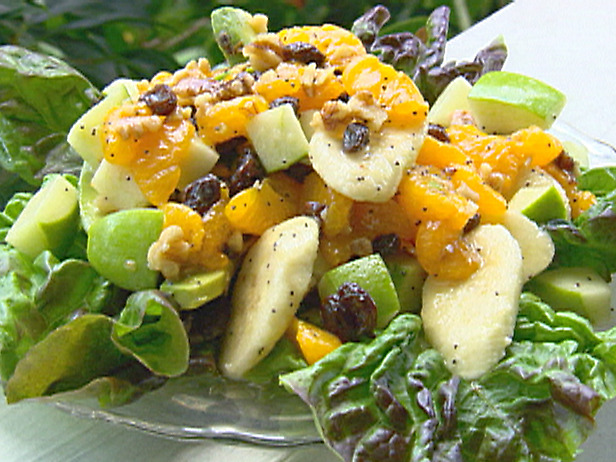
#> input picture images/fruit4.jpg, 616 x 462 px, found by its file name
$ python TP2_20231214181557.py
#> lines starting #> are read from the running program, lines starting #| are printed output that depends on the picture
import cv2 as cv

imageFile = cv.imread('./images/fruit4.jpg')
#> imageFile is the input picture: shape (462, 616, 3); mean B, G, R 86.8, 145.3, 146.5

height = imageFile.shape[0]
#> height = 462
width = imageFile.shape[1]
#> width = 616

for h in range(height):
    for w in range(width):
        B = 255 - imageFile[h,w, 0]
        G = 255 - imageFile[h,w, 1]
        R = 255 - imageFile[h,w, 2]

        imageFile[h,w, 0] = B
        imageFile[h,w, 1] = G
        imageFile[h,w, 2] = R
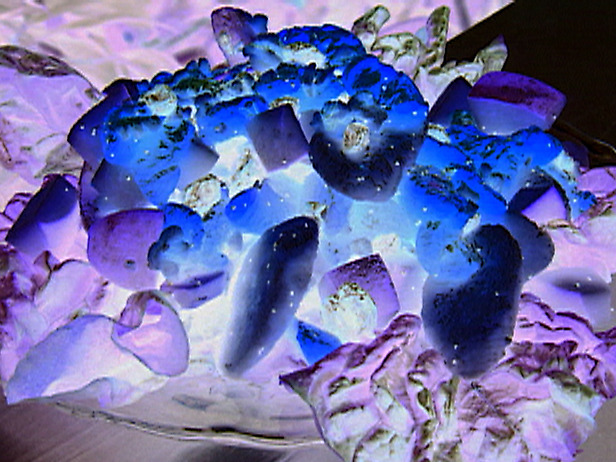
#> imageFile: shape (462, 616, 3); mean B, G, R 168.2, 109.7, 108.5

cv.imshow('Orignal Image', imageFile)
cv.imshow('Image Inversion from BGR', imageFile)
cv.waitKey(0)
cv.destroyAllWindows()

$ run again, with images/fruit1.jpg copied over images/fruit4.jpg
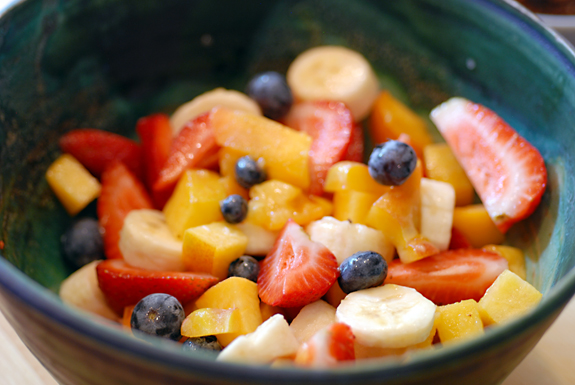
#> input picture images/fruit1.jpg, 575 x 385 px, found by its file name
#> imageFile is the input picture: shape (385, 575, 3); mean B, G, R 68, 97.8, 128.9
#> after the loop `for h in range(height):`:
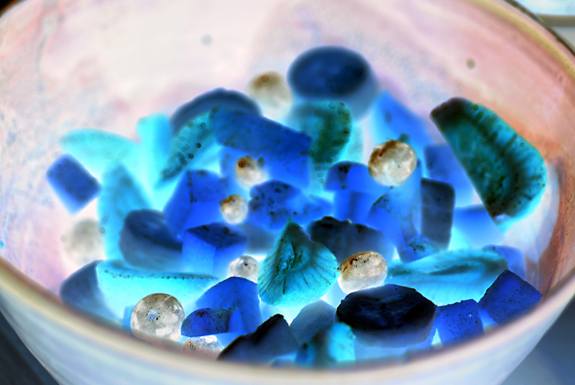
#> imageFile: shape (385, 575, 3); mean B, G, R 187, 157.2, 126.1

$ run again, with images/fruit2.jpg copied over images/fruit4.jpg
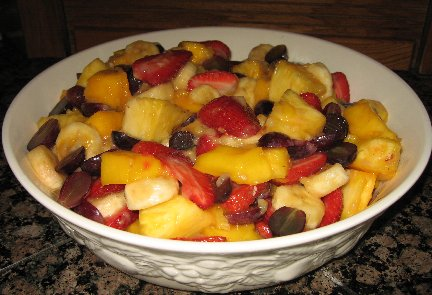
#> input picture images/fruit2.jpg, 432 x 295 px, found by its file name
#> imageFile is the input picture: shape (295, 432, 3); mean B, G, R 53.5, 90.8, 124.9
#> after the loop `for h in range(height):`:
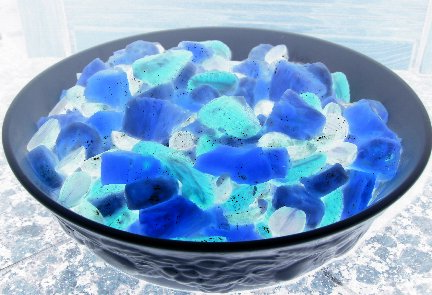
#> imageFile: shape (295, 432, 3); mean B, G, R 201.5, 164.2, 130.1

$ run again, with images/fruit3.jpg copied over images/fruit4.jpg
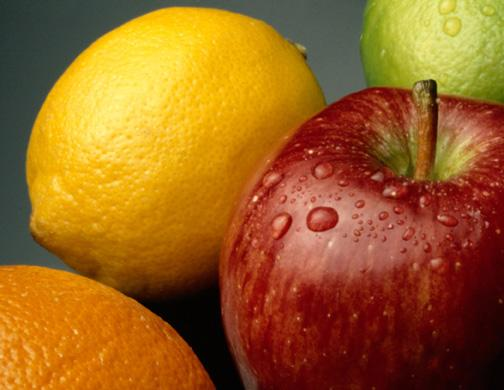
#> input picture images/fruit3.jpg, 504 x 390 px, found by its file name
#> imageFile is the input picture: shape (390, 504, 3); mean B, G, R 32.1, 98.1, 155.4
#> after the loop `for h in range(height):`:
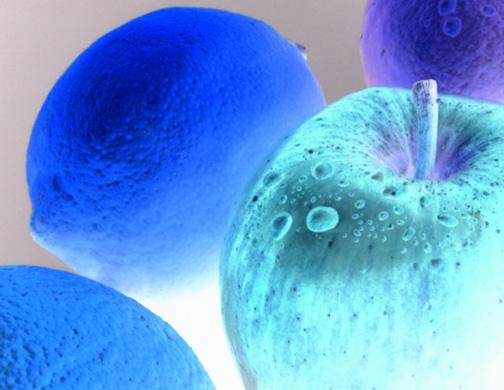
#> imageFile: shape (390, 504, 3); mean B, G, R 222.9, 156.9, 99.6
